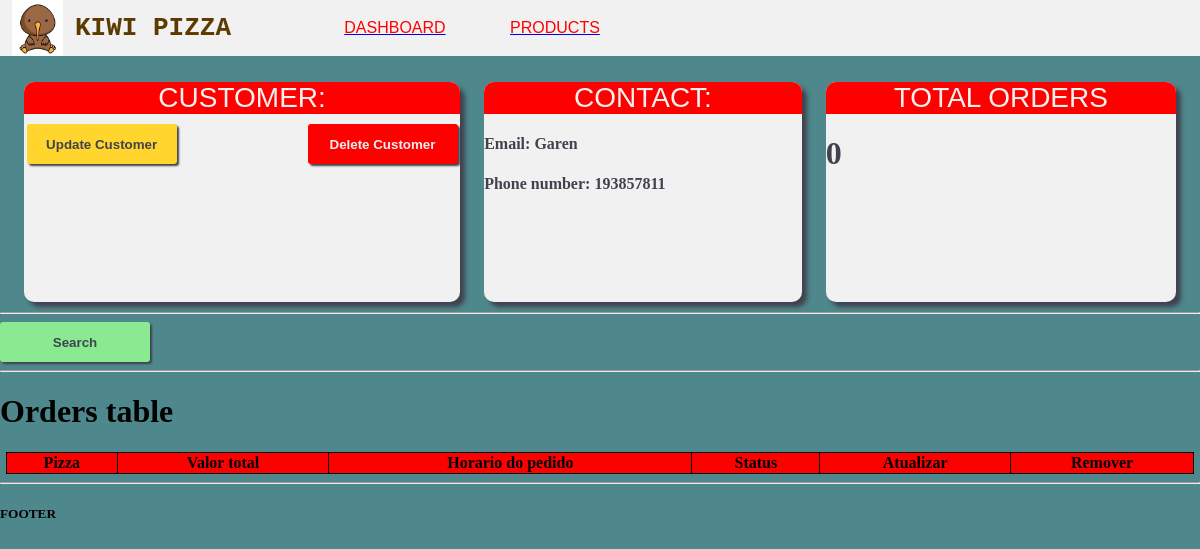
The app's page /cliente/5/, older data.
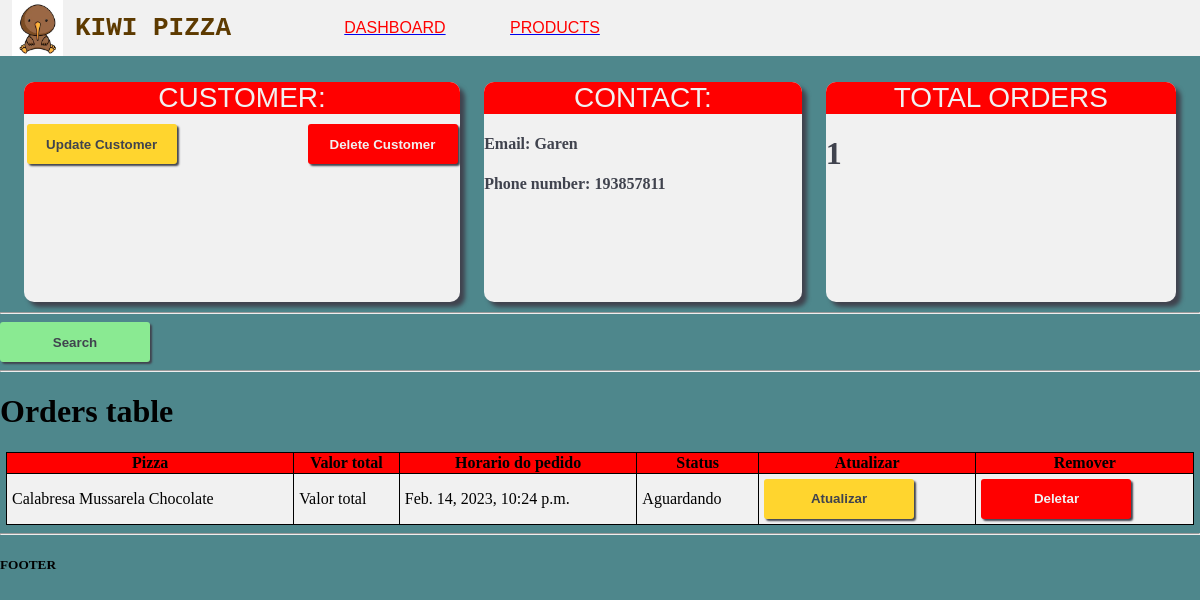
The same page, newer data.
### accounts/models.py (models this page shows, shortened)
class Pizza(models.Model):
    CATEGORIA=(
        ('Salgada', 'Salgada'),
        ('Doce', 'Doce'),
        ('Especial', 'Especial'),
    )
    TAMANHO=(
        ('Brotinho','Brotinho'),
        ('Media', 'Media'),
        ('Familia', 'Familia'),
        ('Gigante', 'Gigante'),
    )
    nome = models.CharField(max_length=200, null=True)
    valor = models.FloatField(null=True)
    tamanho = models.CharField(max_length=200, null=True, choices=TAMANHO)
    categoria = models.CharField(max_length=200, null=True, choices=CATEGORIA)
    descricao = models.CharField(max_length=200, null=True, blank=True)
    data_criado = models.DateTimeField(auto_now_add=True, null=True)
    def __str__(self):
        return self.nome

class Pedido(models.Model):
    STATUS = (
        ('Aguardando', 'Aguardando'),
        ('Saiu para entrega', 'Saiu para entrega'),
        ('Entregue', 'Entregue'),
    )
    cliente = models.ForeignKey(Cliente, null=True, on_delete=models.SET_NULL)
    pizza = models.ManyToManyField(Pizza)
    data_criado = models.DateTimeField(auto_now_add=True, null=True)
    status = models.CharField(max_length=200, null=True, choices=STATUS)

### accounts/views.py (the view)
# urls.py: path('cliente/<str:pk>/', views.cliente, name="cliente"),
def cliente(request, pk):
    cliente = Cliente.objects.get(id=pk)
    pedidos = cliente.pedido_set.all()
    pedidos_count = pedidos.count()
    context = {'cliente':cliente, 'pedidos':pedidos, 'pedidos_count':pedidos_count}
    return render(request, 'accounts/cliente.html', context)

### accounts/templates/accounts/cliente.html
{% extends 'accounts/main.html' %} {% block content %}
<div class="flex-dashboard">
  <div class="card flex-item">
    <div class="card-title-1">Customer:</div>
    <div class="botoes">
      <button class="btn update">Update Customer</button>
      <button class="btn delete">Delete Customer</button>
    </div>
  </div>
  <div class="card flex-item">
    <div class="card-title-1">Contact:</div>
    <h4>Email: {{cliente.nome}}</h4>
    <h4>Phone number: {{cliente.telefone}}</h4>
  </div>
  <div class="card flex-item">
    <div class="card-title-1">Total orders</div>
    <h1>{{pedidos_count}}</h1>
  </div>
</div>
<hr />
<button class="btn create">Search</button>
<hr />
<h1>Orders table</h1>
<table>
  <tr>
    <th>Pizza</th>
    <th>Valor total</th>
    <th>Horario do pedido</th>
    <th>Status</th>
    <th>Atualizar</th>
    <th>Remover</th>
  </tr>
  {% for pedido in pedidos %}
  <tr>
    <td>{% for pizza in pedido.pizza.all %} {{pizza}} {% endfor %}</td>
    <td>Valor total</td>
    <td>{{pedido.data_criado}}</td>
    <td>{{pedido.status}}</td>
    <td>
      <a href="{% url 'atualizar_pedido' pedido.id %}"><button class="btn update">Atualizar</button></a>
    </td>
    <td>
      <a href="{% url 'deletar_pedido' pedido.id %}"><button class="btn delete">Deletar</button></a>
    </td>
  </tr>
  {% endfor %}
</table>
{% endblock %}

Row changes from the older to the newer data that the page shows:
added Pedido: data_criado "Feb. 14, 2023, 10:24 p.m.", status "Aguardando"
now on this page (row unchanged): Pizza: nome "Calabresa"
now on this page (row unchanged): Pizza: nome "Mussarela"
now on this page (row unchanged): Pizza: nome "Chocolate"
Text that changed along with them:
{{ pedidos_count }}: "0" → "1"
